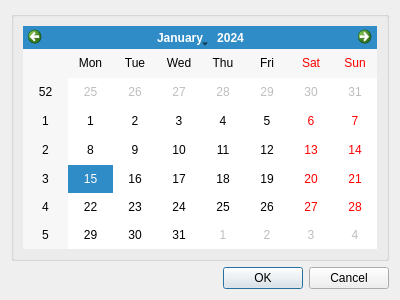
<?xml version="1.0" encoding="UTF-8"?>
<ui version="4.0">
 <class>DatePickerDlg</class>
 <widget class="QDialog" name="DatePickerDlg">
  <property name="geometry">
   <rect>
    <x>0</x>
    <y>0</y>
    <width>400</width>
    <height>300</height>
   </rect>
  </property>
  <property name="windowTitle">
   <string>Date</string>
  </property>
  <layout class="QVBoxLayout" name="verticalLayout_2">
   <item>
    <widget class="QGroupBox" name="groupBox">
     <property name="title">
      <string/>
     </property>
     <layout class="QVBoxLayout" name="verticalLayout">
      <item>
       <widget class="QCalendarWidget" name="calendarWidget"/>
      </item>
     </layout>
    </widget>
   </item>
   <item>
    <widget class="QDialogButtonBox" name="buttonBox">
     <property name="orientation">
      <enum>Qt::Horizontal</enum>
     </property>
     <property name="standardButtons">
      <set>QDialogButtonBox::Cancel|QDialogButtonBox::Ok</set>
     </property>
    </widget>
   </item>
  </layout>
 </widget>
 <resources/>
 <connections>
  <connection>
   <sender>buttonBox</sender>
   <signal>accepted()</signal>
   <receiver>DatePickerDlg</receiver>
   <slot>accept()</slot>
   <hints>
    <hint type="sourcelabel">
     <x>248</x>
     <y>254</y>
    </hint>
    <hint type="destinationlabel">
     <x>157</x>
     <y>274</y>
    </hint>
   </hints>
  </connection>
  <connection>
   <sender>buttonBox</sender>
   <signal>rejected()</signal>
   <receiver>DatePickerDlg</receiver>
   <slot>reject()</slot>
   <hints>
    <hint type="sourcelabel">
     <x>316</x>
     <y>260</y>
    </hint>
    <hint type="destinationlabel">
     <x>286</x>
     <y>274</y>
    </hint>
   </hints>
  </connection>
 </connections>
</ui>
